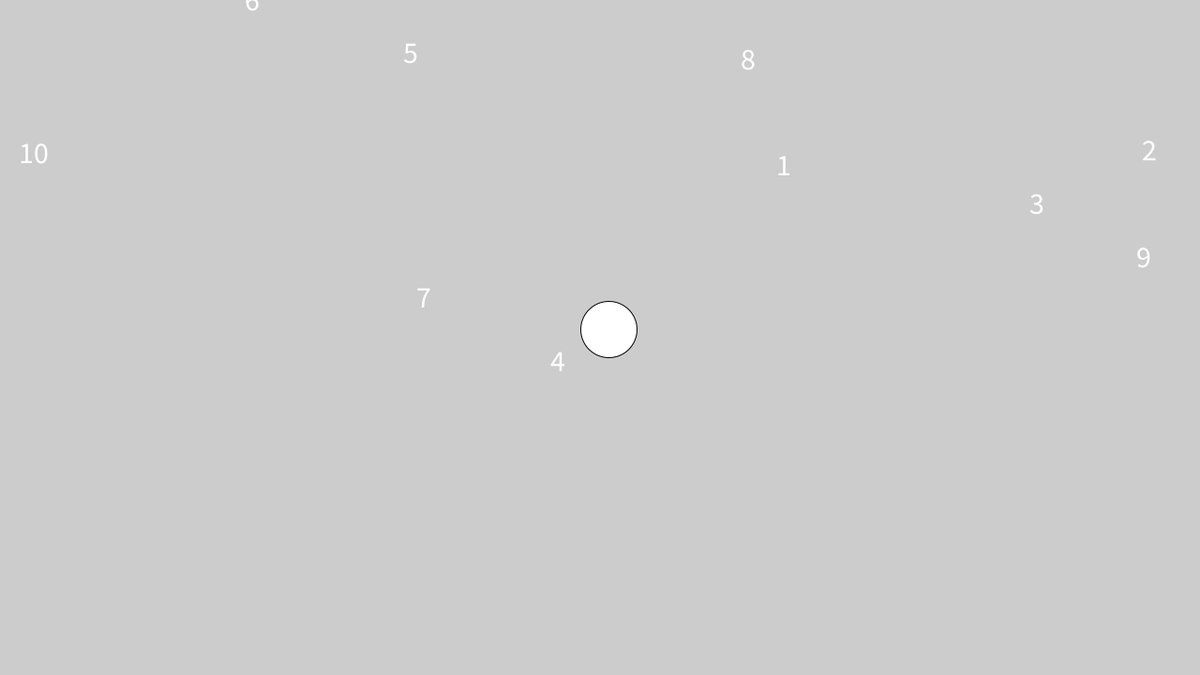
Frame 1 (no input)
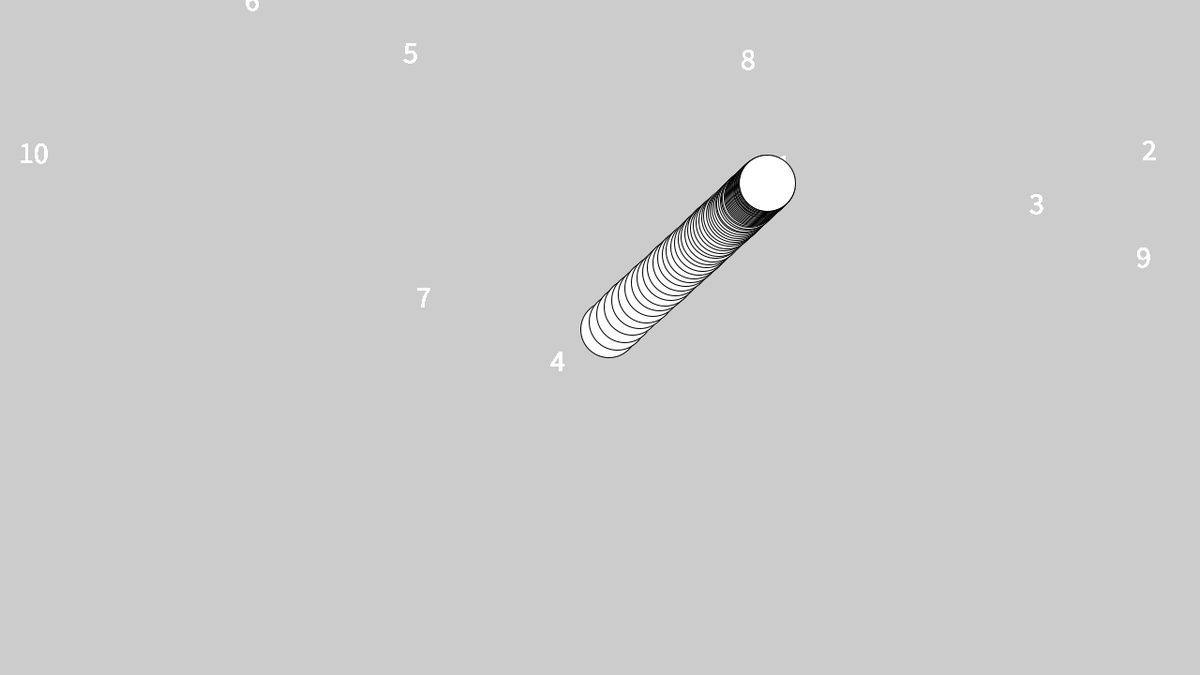
Frame 60 (the mouse pressed at the canvas centre just before this capture)
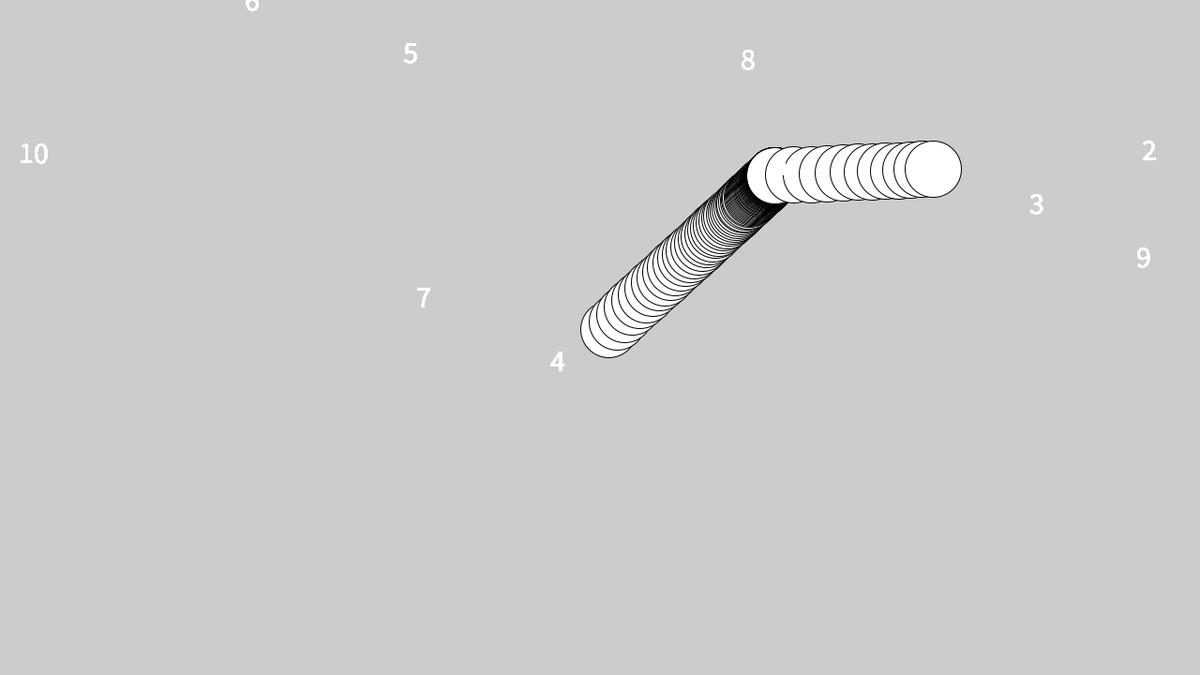
Frame 120 (the mouse held since frame 60 and released just before this capture)

The Processing sketch that drew these frames (run headless with seeded random() and noise(); from frame 60 on, the mouse is pressed at the canvas centre):

// Processing sketch: sketch_16_Variable_Speed_Ball_with_Target
// ── sketch_16_Variable_Speed_Ball_with_Target.pde
// Moving Ball
PVector ballPos; // ball position
float radius = 60;

// Targit
int targitNumber = 10;
PVector[] targitPos= new PVector[targitNumber];
PVector targitNowPos;
int targitCount = 0;

void targitDisplay() {
  for (int i=0; i<targitNumber; i++) {
    textSize(32);
    text(i+1, targitPos[i].x, targitPos[i].y);
  }
}

void setup() {
  size(1280, 720);
  
  // Ball
  ballPos = new PVector(width/2, height/2);
  
  // Targit
  for (int i=0; i<targitNumber; i++) {
    targitPos[i] = new PVector(random(width), random(height));
  }
  targitNowPos = targitPos[0].copy(); // use copy() to avoid that targitNowPos is modified with targit[targitCount] also is modified 
}

void draw() {
  //background(148);
  
  // Targit Deploy
  targitDisplay();
  
  // Move
  PVector displacement = PVector.sub(targitNowPos, ballPos); // displacement -> directed distance : the latter - the former
  displacement.mult(0.05); // slower
  ballPos.add(displacement);
  
  // Prepare Next
  if (PVector.dist(ballPos, targitNowPos) < 1 && targitCount < targitNumber-1) { // cannot == 0 cause " displacement.mult(0.05)" let it must not arrive the targit
    targitCount++;
    targitNowPos = targitPos[targitCount].copy();
  }
  
  // draw Ball
  ellipse(ballPos.x, ballPos.y, radius, radius);
}
